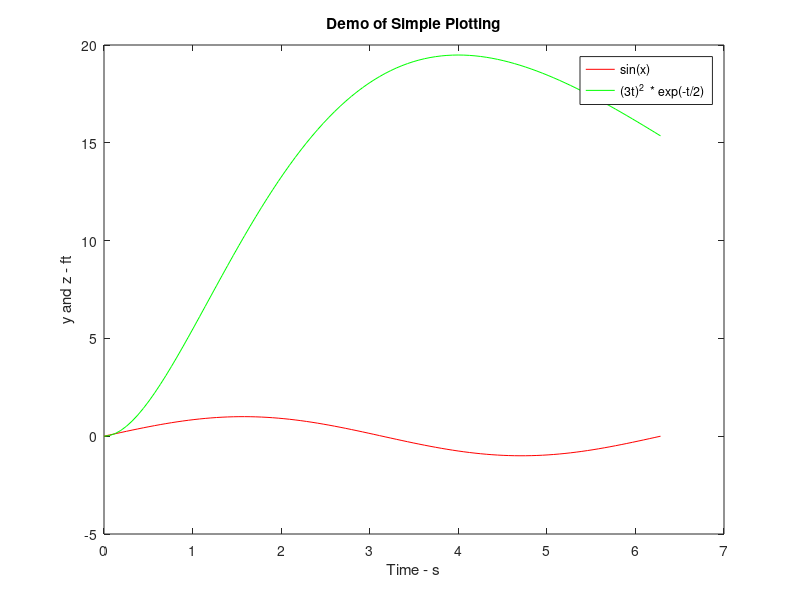

The MATLAB script that drew this image:

%   start  stepsize    stop
t=linspace(0,2*pi(),100);   % create array holding discretized time steps
y = sin(t); % create y value array

plot(t, y);  % plot y wrt t 
title('Demo of Simple Plotting');   % title of the figure
xlabel('Time - s'); % label the x axis
ylabel('y - ft');   % label the y axis
pause   % hit enter to go to the next plot

z=exp(-t/2) .* (3*t) .^ 2;  % What are these dots???? Analyse the array element by element
plot(t,z); 
title('Demo of Simple Plotting');
xlabel('Time - s');
ylabel('z - ft');
pause   % hit enter to go to the next plot

plot(t,y,'r',t,z,'g');
title('Demo of Simple Plotting');
xlabel('Time - s');
ylabel('y and z - ft');
legend('sin(x)','(3t)^2  * exp(-t/2)');
pause   % hit enter to go to the next plot
